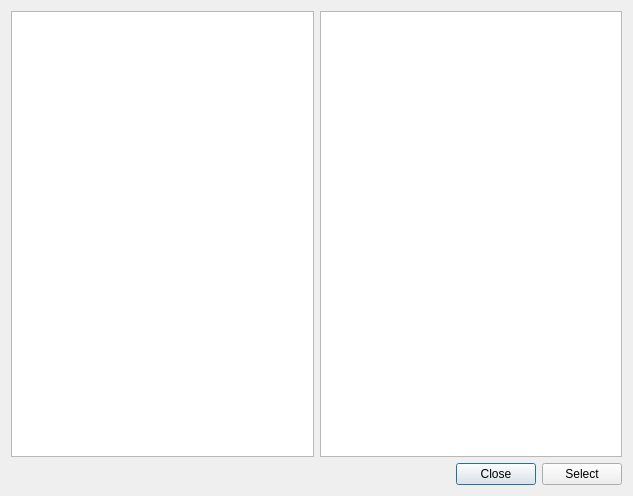
<?xml version="1.0" encoding="UTF-8"?>
<ui version="4.0">
 <class>mDialog</class>
 <widget class="QDialog" name="mDialog">
  <property name="geometry">
   <rect>
    <x>0</x>
    <y>0</y>
    <width>633</width>
    <height>496</height>
   </rect>
  </property>
  <property name="windowTitle">
   <string>Select STL File</string>
  </property>
  <layout class="QVBoxLayout" name="verticalLayout">
   <item>
    <layout class="QHBoxLayout" name="horizontalLayout">
     <item>
      <widget class="QTreeView" name="treeView"/>
     </item>
     <item>
      <widget class="QListView" name="listView"/>
     </item>
    </layout>
   </item>
   <item>
    <layout class="QHBoxLayout" name="horizontalLayout_2">
     <item>
      <spacer name="horizontalSpacer">
       <property name="orientation">
        <enum>Qt::Horizontal</enum>
       </property>
       <property name="sizeHint" stdset="0">
        <size>
         <width>40</width>
         <height>20</height>
        </size>
       </property>
      </spacer>
     </item>
     <item>
      <widget class="QPushButton" name="pushButton">
       <property name="text">
        <string>Close</string>
       </property>
      </widget>
     </item>
     <item>
      <widget class="QPushButton" name="pushButton_2">
       <property name="text">
        <string>Select</string>
       </property>
      </widget>
     </item>
    </layout>
   </item>
  </layout>
 </widget>
 <resources/>
 <connections>
  <connection>
   <sender>pushButton</sender>
   <signal>clicked()</signal>
   <receiver>mDialog</receiver>
   <slot>close()</slot>
   <hints>
    <hint type="sourcelabel">
     <x>476</x>
     <y>471</y>
    </hint>
    <hint type="destinationlabel">
     <x>396</x>
     <y>460</y>
    </hint>
   </hints>
  </connection>
 </connections>
</ui>
